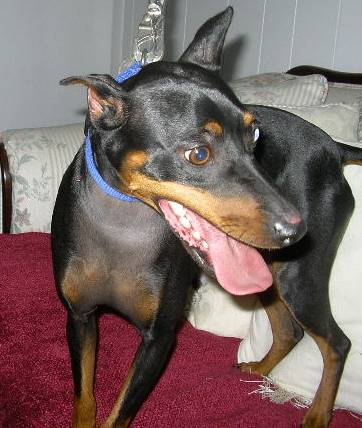
#> input picture Datasets/Dogs/dogs/dog.13.jpg, 362 x 428 px, found by its file name
$ jupyter execute --allow-errors cats-and-dogs-classifier.ipynb
#> lines starting #> are read from the running program, lines starting #| are printed output that depends on the picture
[cell 1]
# This Python 3 environment comes with many helpful analytics libraries installed
# It is defined by the kaggle/python Docker image: https://github.com/kaggle/docker-python
# For example, here's several helpful packages to load

import numpy as np # linear algebra
import pandas as pd # data processing, CSV file I/O (e.g. pd.read_csv)

# Input data files are available in the read-only "../input/" directory
# For example, running this (by clicking run or pressing Shift+Enter) will list all files under the input directory

import os
for dirname, _, filenames in os.walk('/kaggle/input'):
    for filename in filenames:
        print(os.path.join(dirname, filename))

# You can write up to 20GB to the current directory (/kaggle/working/) that gets preserved as output when you create a version using "Save & Run All"
# You can also write temporary files to /kaggle/temp/, but they won't be saved outside of the current session

### Import Libraries

[cell 2]
import os
import cv2
import numpy as np
import pandas as pd
from sklearn.model_selection import train_test_split
from sklearn.svm import SVC
from sklearn.neighbors import KNeighborsClassifier
from sklearn.naive_bayes import GaussianNB
from sklearn.metrics import classification_report, accuracy_score
from skimage.feature import local_binary_pattern
from skimage.io import imread
import matplotlib.pyplot as plt
import warnings
warnings.filterwarnings("ignore")
from skimage.transform import resize
from skimage.color import rgb2gray

### Load Datasets

[cell 3]
Categories = ['cats', 'dogs']

flat_data_arr = []
target_arr = []

datadir="/kaggle/input/nti-data/DS"
#> (the rest of this cell did not finish here and is left out)

#> (a cell that did not finish here is left out)

#> (a cell that did not finish here is left out)

#> (a cell that did not finish here is left out)

#> (a cell that did not finish here is left out)

#> (a cell that did not finish here is left out)

### Choose Modol

[cell 9]
from sklearn.svm import SVC
model = SVC(kernel='linear', random_state=32)

### Traning The Model

#> (a cell that did not finish here is left out)

#> (a cell that did not finish here is left out)

#> (a cell that did not finish here is left out)

[cell 13]
path="/kaggle/input/nti-data/DS/dogs/dog.13.jpg"
img=imread(path)
#> img is the input picture: shape (428, 362, 3); mean R, G, B 123.5, 104.1, 101.7
plt.imshow(img)
plt.show()
img_resize=resize(img,(150,150,3))
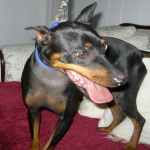
#> img_resize: shape (150, 150, 3) float64; mean R, G, B 0.484, 0.408, 0.399
l=[img_resize.flatten()]
#> (the rest of this cell did not finish here and is left out)

[cell 14]
path="/kaggle/input/nti-data/DS/cats/cat.30.jpg"
img=imread(path)
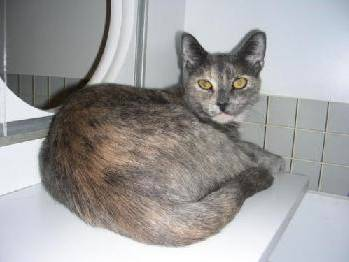
#> input picture Datasets/Cats/cats/cat.30.jpg, 349 x 262 px, found by its file name
#> img is the input picture: shape (262, 349, 3); mean R, G, B 159.4, 158, 158.2
plt.imshow(img)
plt.show()
img_resize=resize(img,(150,150,3))
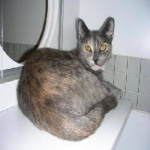
#> img_resize: shape (150, 150, 3) float64; mean R, G, B 0.625, 0.62, 0.62
l=[img_resize.flatten()]
#> (the rest of this cell did not finish here and is left out)

### improve The Accuracy

[cell 15]
radius = 3
n_points = 8 * radius
METHOD = 'uniform'

### Local Binary Pattern

[cell 16]
def extract_lbp_features(image_path):
    image = cv2.imread(image_path, cv2.IMREAD_GRAYSCALE)
    if image is None:
        return None
    lbp = local_binary_pattern(image, n_points, radius, METHOD)
    (hist, _) = np.histogram(lbp.ravel(), bins=np.arange(0, n_points + 3), range=(0, n_points + 2))
    hist = hist.astype("float")
    hist /= (hist.sum() + 1e-7)
    return hist

[cell 17]
def load_dataset(folder_path):
    X = []
    y = []
    classes = {'cats': 0, 'dogs': 1}
    for label in classes:
        path = os.path.join(folder_path, label)
        for filename in os.listdir(path):
            img_path = os.path.join(path, filename)
            features = extract_lbp_features(img_path)
